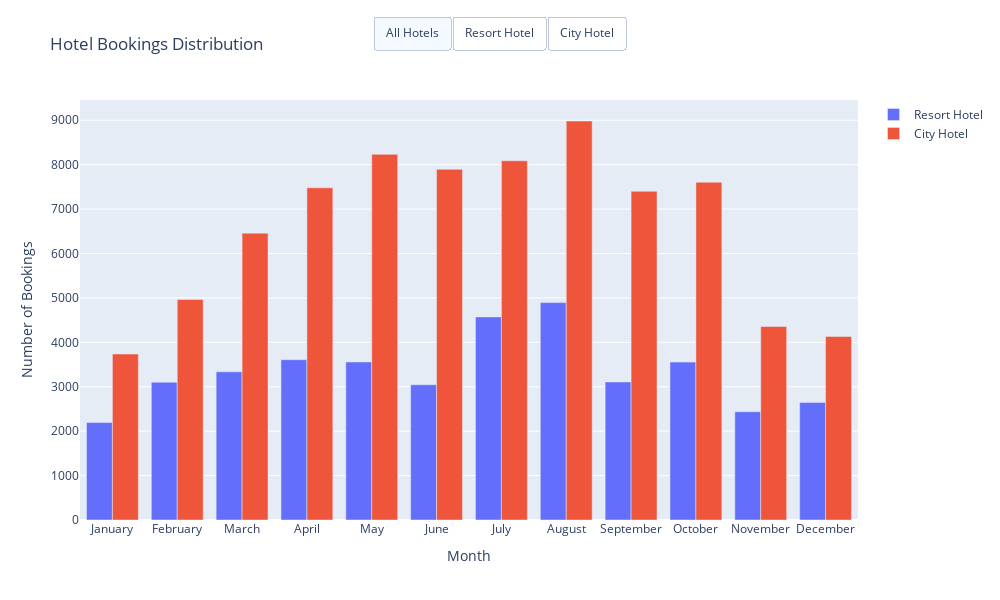

The cell this chart's notebook holds for it:
### Code cell
import plotly.express as px
import plotly.graph_objects as go
from plotly.subplots import make_subplots
fig = go.Figure()

for hotel_type in df['hotel'].unique():
    hotel_data = df[df['hotel'] == hotel_type]
    monthly_counts = hotel_data['arrival_date_month'].value_counts().reset_index()
    monthly_counts.columns = ['Month', 'Bookings']
    month_order = ['January', 'February', 'March', 'April', 'May', 'June',
                   'July', 'August', 'September', 'October', 'November', 'December']
    monthly_counts['Month'] = pd.Categorical(monthly_counts['Month'], 
                                           categories=month_order, 
                                           ordered=True)
    monthly_counts = monthly_counts.sort_values('Month')
    fig.add_trace(
        go.Bar(
            name=hotel_type,
            x=monthly_counts['Month'],
            y=monthly_counts['Bookings'],
            visible=True
        )
    )

fig.update_layout(
    updatemenus=[
        dict(
            type="buttons",
            direction="right",
            x=0.7,
            y=1.2,
            showactive=True,
            buttons=list([
                dict(
                    label="All Hotels",
                    method="update",
                    args=[{"visible": [True, True]},
                          {"title": "All Hotels Booking Distribution"}]),
                dict(
                    label="Resort Hotel",
                    method="update",
                    args=[{"visible": [True, False]},
                          {"title": "Resort Hotel Booking Distribution"}]),
                dict(
                    label="City Hotel",
                    method="update",
                    args=[{"visible": [False, True]},
                          {"title": "City Hotel Booking Distribution"}])
            ]),
        )
    ]
)

fig.update_layout(
    title="Hotel Bookings Distribution",
    xaxis_title="Month",
    yaxis_title="Number of Bookings",
    barmode='group',
    height=600,
    width=1000,
    showlegend=True
)

fig.show()

### Figure 1 — Plotly figure (JSON) as saved in the notebook; plotly's stock layout.template omitted (floating-point values rounded to 4 significant figures)
{"data": [{"name": "Resort Hotel", "type": "bar", "visible": true, "x": ["January", "February", "March", "April", "May", "June", "July", "August", "September", "October", "November", "December"], "y": [2193, 3103, 3336, 3609, 3559, 3045, 4573, 4894, 3108, 3555, 2437, 2648]}, {"name": "City Hotel", "type": "bar", "visible": true, "x": ["January", "February", "March", "April", "May", "June", "July", "August", "September", "October", "November", "December"], "y": [3736, 4965, 6458, 7480, 8232, 7894, 8088, 8983, 7400, 7605, 4357, 4132]}], "layout": {"barmode": "group", "height": 600, "showlegend": true, "title": {"text": "Hotel Bookings Distribution"}, "updatemenus": [{"buttons": [{"args": [{"visible": [true, true]}, {"title": "All Hotels Booking Distribution"}], "label": "All Hotels", "method": "update"}, {"args": [{"visible": [true, false]}, {"title": "Resort Hotel Booking Distribution"}], "label": "Resort Hotel", "method": "update"}, {"args": [{"visible": [false, true]}, {"title": "City Hotel Booking Distribution"}], "label": "City Hotel", "method": "update"}], "direction": "right", "showactive": true, "type": "buttons", "x": 0.7, "y": 1.2}], "width": 1000, "xaxis": {"title": {"text": "Month"}}, "yaxis": {"title": {"text": "Number of Bookings"}}}}
